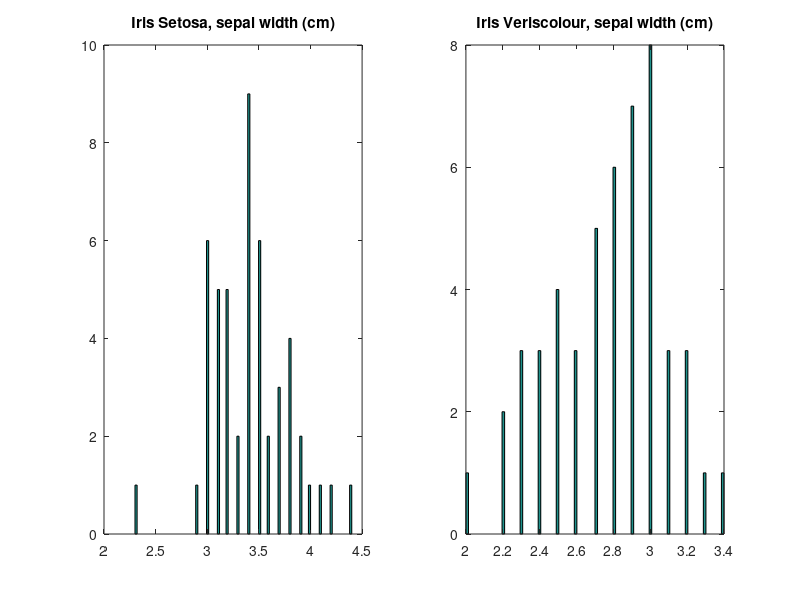
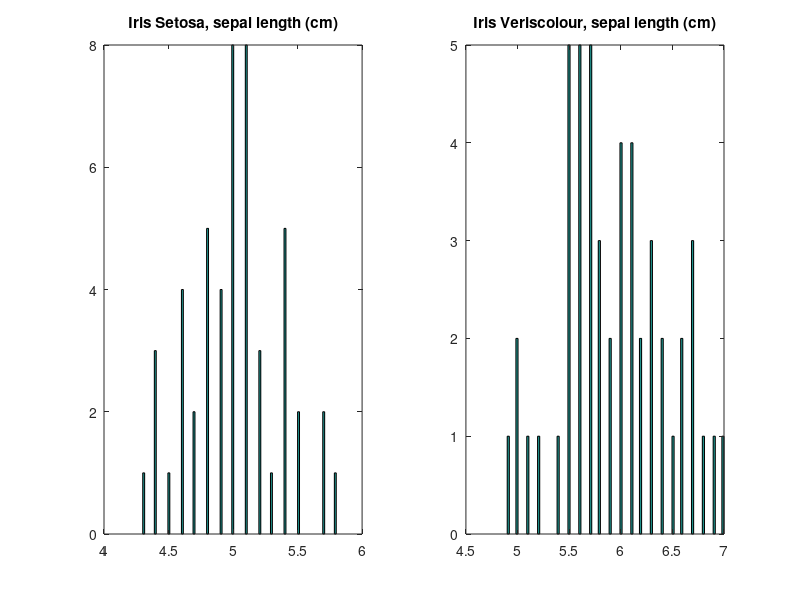
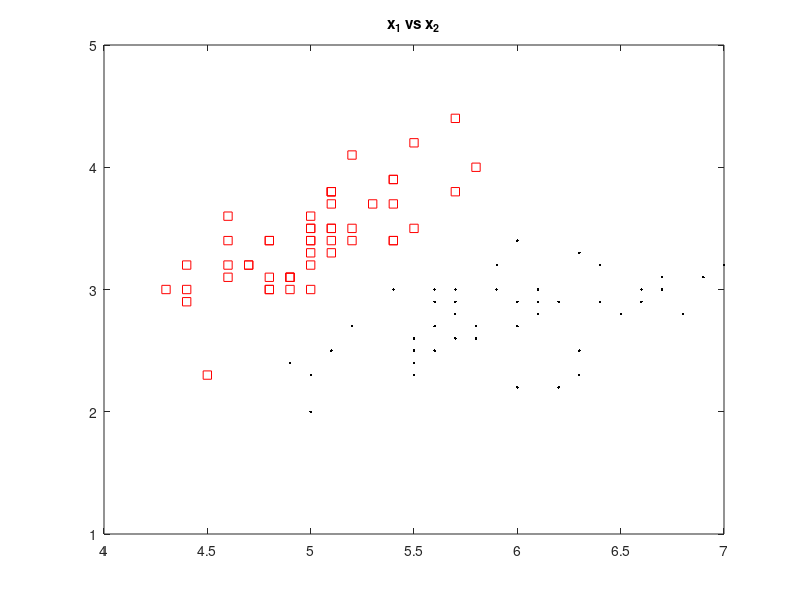

Write the MATLAB code that produced these figures, in order. (Note: this script raises an error after producing the figures.)
%%%%%%%%%%%%%%%%%%%%%%%%%%%%%%%%%%%%%%%%%
% LAB 1, Bayesian Decision Theory
%%%%%%%%%%%%%%%%%%%%%%%%%%%%%%%%%%%%%%%%%

% Attribute Information for IRIS data:
%    1. sepal length in cm
%    2. sepal width in cm
%    3. petal length in cm
%    4. petal width in cm

%    class label/numeric label: 
%       -- Iris Setosa / 1 
%       -- Iris Versicolour / 2
%       -- Iris Virginica / 3
%% this script will run lab1 experiments..
clear
load irisdata.mat

%% extract unique labels (class names)
labels = unique(irisdata_labels);

%% generate numeric labels
numericLabels = zeros(size(irisdata_features,1),1);
for i = 1:size(labels,1)
    numericLabels(find(strcmp(labels{i},irisdata_labels)),:)= i;
end

%% feature distribution of x1 for two classes
figure
   
subplot(1,2,1), hist(irisdata_features(find(numericLabels(:)==1),2),100), title('Iris Setosa, sepal width (cm)');
subplot(1,2,2), hist(irisdata_features(find(numericLabels(:)==2),2),100); title('Iris Veriscolour, sepal width (cm)');

%% feature distribution for length
figure

subplot(1,2,1), hist(irisdata_features(find(numericLabels(:)==1),1),100), title('Iris Setosa, sepal length (cm)');
subplot(1,2,2), hist(irisdata_features(find(numericLabels(:)==2),1),100); title('Iris Veriscolour, sepal length (cm)');
 
%% plot for two classes wrt to length and width
figure

plot(irisdata_features(find(numericLabels(:)==1),1),irisdata_features(find(numericLabels(:)==1),2),'rs'); title('x_1 vs x_2');
hold on;
plot(irisdata_features(find(numericLabels(:)==2),1),irisdata_features(find(numericLabels(:)==2),2),'k.');
axis([4 7 1 5]);

%% build training data set for two class comparison
% merge feature samples with numeric labels for two class comparison (Iris
% Setosa vs. Iris Veriscolour
trainingSet = [irisdata_features(1:100,:) numericLabels(1:100,1)];
%% Lab1 experiments (include here)

x1 = [3.3 4.4 5 5.7 6.3];

for i = 1:length(x1)
    feature = 2; 
   [posteriors_x,g_x]=lab1(x1(i),trainingSet,feature);
end

%% data in training set
f1=trainingSet(:,2);  % feature samples (width)
f2=trainingSet(:,1);  % feature samples (length)
la=trainingSet(:,5); % class labels

%% mean & standard deviation
m11 = mean(f1(find(la==1))) ;    % mean of the class conditional density p(x2/w1)
std11 = std(f1(find(la==1))) ;   % Standard deviation of the class conditional density p(x2/w1)

m12  = mean(f1(find(la==2))) ;   % mean of the class conditional density p(x2/w2)
std12 = std(f1(find(la==2))) ;   % Standard deviation of the class conditional density p(x2/w2)

%% threshold for x1
syms th
% 0.7 and 1.3 as multipliers
px = (1/(sqrt(2*pi*std11)))*exp(-.5*((th-m11)/std11)^2)-(1/(sqrt(2*pi*std12)))*exp(-.5*((th-m12)/std12)^2); %since p(w1)=p(w2) it cancels on each eq
Th1 = solve(px,th);
Th1 = double(Th1);
Th1 = (Th1(find(Th1>0)));

errorTh1w2 = (length(f1(find(la==2&f1>Th1))))/length(f1(find(la==1|la==2)));
disp(['The optimal Th for x1 is: ' num2str(Th1)])

%% mean & standard deviation

m11 = mean(f2(find(la==1))) ;    % mean of the class conditional density p(x1/w1)
std11 = std(f2(find(la==1)));    % Standard deviation of the class conditional density p(x1/w1)

m12  = mean(f2(find(la==2)));    % mean of the class conditional density p(x1/w2)
std12 = std(f2(find(la==2)));    % Standard deviation of the class conditional density p(x1/w2)

%% Threshold for x2
syms th
px = (1/(sqrt(2*pi*std11)))*exp(-.5*((th-m11)/std11)^2)-(1/(sqrt(2*pi*std12)))*exp(-.5*((th-m12)/std12)^2); %since p(w1)=p(w2) it cancels on each eq
Th2 = solve(px,th);
Th2 = double(Th2);
Th2 = (Th2(find(Th2>4)));

disp(['The optimal Th for x2 is: ' num2str(Th2)])

%% plot with decision boundaries for features length and width
figure

plot(irisdata_features(find(numericLabels(:)==1),1),irisdata_features(find(numericLabels(:)==1),2),'rs'); title('Th comparison for x_1 vs x_2');
hold on;
plot(irisdata_features(find(numericLabels(:)==2),1),irisdata_features(find(numericLabels(:)==2),2),'k.');
xline(Th2);
yline(Th1);
xlabel('x_1')
ylabel('x_2')
axis([4 7 1 5]);

%% errors assciated with Threshold 1 & 2
errorX1 = (length(f1(find(la==1&f1<Th1)))+length(f1(find(la==2&f1>Th1))))/length(f1(find(la==1|la==2)));
errorX2 = (length(f2(find(la==1&f2>Th2)))+length(f2(find(la==2&f2<Th2))))/length(f2(find(la==1|la==2)));

%% Lab 1 Part 2

x1 = [[2 6]; [4.4 3]; [5 3.5]; [5.3 2]; [5.5 2.5]; [6.6 3.5]; [4.5 6.1]]

figure
plot(irisdata_features(find(numericLabels(:)==1),1),irisdata_features(find(numericLabels(:)==1),2),'rs'); title('Th comparison for x_1 vs x_2');
hold on;
plot(irisdata_features(find(numericLabels(:)==2),1),irisdata_features(find(numericLabels(:)==2),2),'k.');
hold on
plot(x1(:,1),x1(:,2),'b*');
xlabel('x_1')
ylabel('x_2')
axis([2 7.5 1 6.5]);

for i = 1:length(x1)
   [posteriors_x,a]=lab1(x1(i,1),trainingSet,1);
   [posteriors_y,b]=lab1(x1(i,2),trainingSet,2);
   disp(x1(i,:))
   disp(['The g(x) = ' num2str(posteriors_x(1,1)+posteriors_y(1,1))])
   disp(['The g(y) = ' num2str(posteriors_x(1,2)+posteriors_y(1,2))])
   g_xy = a+b
end